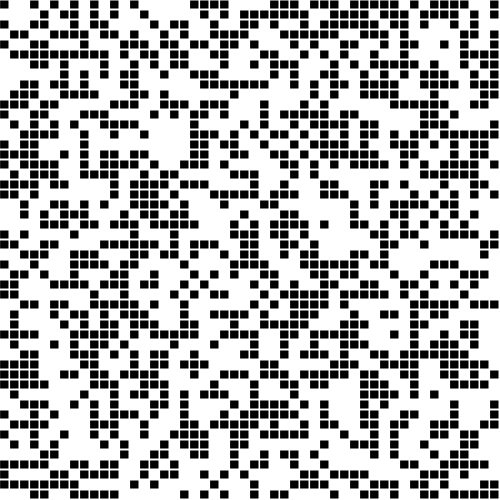
Frame 1 (no input)
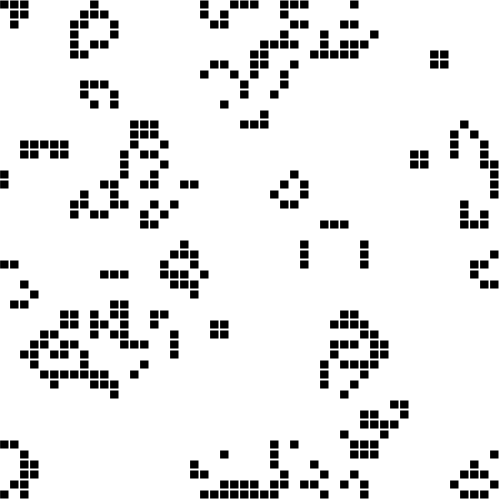
Frame 60 (no input)
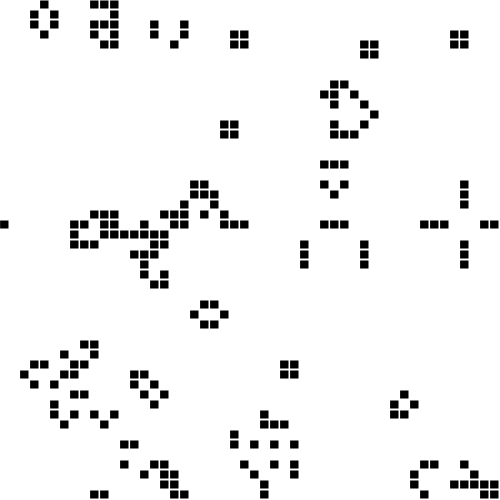
Frame 120 (the mouse pressed at the canvas centre since frame 60)

The p5.js sketch that drew these frames (run headless with seeded random() and noise() and a simulated clock; from frame 60 on, the mouse is pressed at the canvas centre):

// p5.js sketch
// ── sketch.js
function make2DArray(cols, rows) {
  let arr = new Array(cols);
  for (let i = 0; i < arr.length; i++) {
    arr[i] = new Array(rows);
  }
  return arr;
}

let grid, cols, rows;
let resolution = 10;

function setup() {
  createCanvas(500, 500);
  cols = width / resolution;
  rows = height / resolution;

  grid = make2DArray(cols, rows);
  for (let i = 0; i < cols; i++) {
    for (let j = 0; j < rows; j++) {
      grid[i][j] = floor(random(2));
    }
  }
}

function draw() {
  background(255);

  for (let i = 0; i < cols; i++) {
    for (let j = 0; j < rows; j++) {
      let x = i * resolution;
      let y = j * resolution;
      if (grid[i][j] == 1) {
        fill(0);
        stroke(255);
        rect(x, y, resolution - 1, resolution - 1);
      }
    }
  }

  let next = make2DArray(cols, rows);

  for (let i = 0; i < cols; i++) {
    for (let j = 0; j < rows; j++) {
      let state = grid[i][j];
      let sum = 0;
      let neighbors = countNeighbors(grid, i, j);

      if (state == 0 && neighbors == 3) {
        next[i][j] = 1;
      } else if (state == 1 && (neighbors < 2 || neighbors > 3)) {
        next[i][j] = 0;
      } else {
        next[i][j] = state;
      }
    }
  }

  grid = next;
}

function countNeighbors(grid, x, y) {
  let sum = 0;
  for (let i = -1; i < 2; i++) {
    for (let j = -1; j < 2; j++) {
      let col = (x + i + cols) % cols;
      let row = (y + j + rows) % rows;
      sum += grid[col][row];
    }
  }
  sum -= grid[x][y];
  return sum;
}
